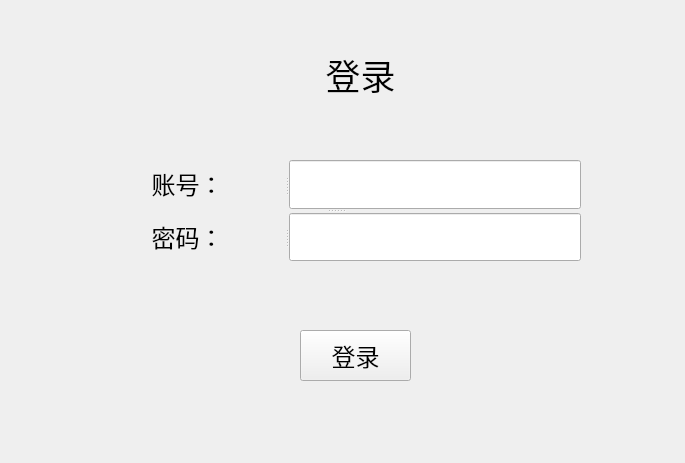
<?xml version="1.0" encoding="UTF-8"?>
<ui version="4.0">
 <class>Login</class>
 <widget class="QWidget" name="Login">
  <property name="geometry">
   <rect>
    <x>0</x>
    <y>0</y>
    <width>685</width>
    <height>463</height>
   </rect>
  </property>
  <property name="minimumSize">
   <size>
    <width>685</width>
    <height>463</height>
   </size>
  </property>
  <property name="maximumSize">
   <size>
    <width>685</width>
    <height>463</height>
   </size>
  </property>
  <property name="windowTitle">
   <string>图书管理系统登录</string>
  </property>
  <widget class="QLabel" name="label">
   <property name="geometry">
    <rect>
     <x>290</x>
     <y>40</y>
     <width>141</width>
     <height>71</height>
    </rect>
   </property>
   <property name="font">
    <font>
     <family>微软雅黑</family>
    </font>
   </property>
   <property name="text">
    <string>&lt;html&gt;&lt;head/&gt;&lt;body&gt;&lt;p align=&quot;center&quot;&gt;&lt;span style=&quot; font-size:26pt;&quot;&gt;登录&lt;/span&gt;&lt;/p&gt;&lt;/body&gt;&lt;/html&gt;</string>
   </property>
  </widget>
  <widget class="QPushButton" name="loginButton">
   <property name="geometry">
    <rect>
     <x>300</x>
     <y>330</y>
     <width>111</width>
     <height>51</height>
    </rect>
   </property>
   <property name="font">
    <font>
     <family>微软雅黑</family>
     <pointsize>18</pointsize>
    </font>
   </property>
   <property name="text">
    <string>登录</string>
   </property>
  </widget>
  <widget class="QSplitter" name="splitter_3">
   <property name="geometry">
    <rect>
     <x>90</x>
     <y>160</y>
     <width>491</width>
     <height>101</height>
    </rect>
   </property>
   <property name="orientation">
    <enum>Qt::Vertical</enum>
   </property>
   <widget class="QSplitter" name="splitter">
    <property name="orientation">
     <enum>Qt::Horizontal</enum>
    </property>
    <widget class="QLabel" name="label_2">
     <property name="font">
      <font>
       <family>微软雅黑</family>
      </font>
     </property>
     <property name="text">
      <string>&lt;html&gt;&lt;head/&gt;&lt;body&gt;&lt;p align=&quot;center&quot;&gt;&lt;span style=&quot; font-size:18pt;&quot;&gt;账号：&lt;/span&gt;&lt;/p&gt;&lt;/body&gt;&lt;/html&gt;</string>
     </property>
    </widget>
    <widget class="QLineEdit" name="accountLineEdit"/>
   </widget>
   <widget class="QSplitter" name="splitter_2">
    <property name="orientation">
     <enum>Qt::Horizontal</enum>
    </property>
    <widget class="QLabel" name="label_3">
     <property name="font">
      <font>
       <family>微软雅黑</family>
      </font>
     </property>
     <property name="text">
      <string>&lt;html&gt;&lt;head/&gt;&lt;body&gt;&lt;p align=&quot;center&quot;&gt;&lt;span style=&quot; font-size:18pt;&quot;&gt;密码：&lt;/span&gt;&lt;/p&gt;&lt;/body&gt;&lt;/html&gt;</string>
     </property>
    </widget>
    <widget class="QLineEdit" name="passwordLineEdit"/>
   </widget>
  </widget>
 </widget>
 <resources/>
 <connections/>
</ui>
